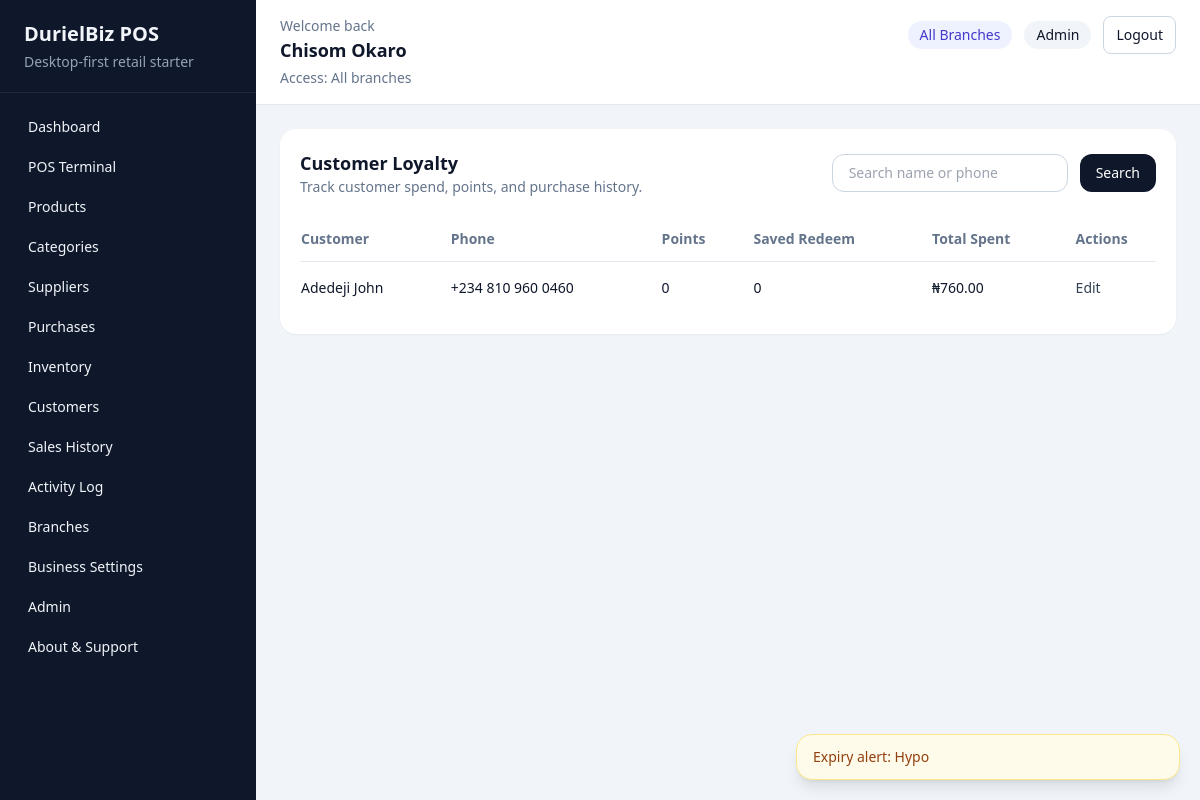
The app's page /sales/customers/ (signed in) with its own data.
### accounts/models.py (models this page shows, shortened)
class User(AbstractUser):
    class Role(models.TextChoices):
        ADMIN = "admin", "Admin"
        MANAGER = "manager", "Manager"
        CASHIER = "cashier", "Cashier"
        INVENTORY = "inventory", "Inventory Officer"
    role = models.CharField(max_length=20, choices=Role.choices, default=Role.CASHIER)
    phone_number = models.CharField(max_length=20, blank=True)
    branch = models.ForeignKey(
        "reports.Branch",
        on_delete=models.SET_NULL,
        related_name="users",
        null=True,
        blank=True,
    )

### sales/models.py (models this page shows, shortened)
class Customer(models.Model):
    name = models.CharField(max_length=255)
    phone = models.CharField(max_length=20, unique=True)
    email = models.EmailField(blank=True)
    loyalty_points = models.PositiveIntegerField(default=0)
    preferred_redeem_points = models.PositiveIntegerField(default=0)
    total_spent = models.DecimalField(max_digits=12, decimal_places=2, default=Decimal("0.00"))
    created_at = models.DateTimeField(auto_now_add=True)
    updated_at = models.DateTimeField(auto_now=True)
    class Meta:
        ordering = ["name"]

### sales/views.py (the view)
# urls.py: path("customers/", customer_list, name="customer-list"),
@login_required
@role_required(User.Role.ADMIN)
def customer_list(request):
    search = request.GET.get("q", "").strip()
    customers = Customer.objects.order_by("-updated_at")
    if search:
        customers = customers.filter(Q(name__icontains=search) | Q(phone__icontains=search))
    return render(
        request,
        "sales/customer_list.html",
        {"customers": paginate_queryset(request, customers, per_page=15), "search": search},
    )

### accounts/permissions.py (called while the page is built)
def role_required(*allowed_roles):
    def decorator(view_func):
        @wraps(view_func)
        def _wrapped_view(request, *args, **kwargs):
            if not request.user.is_authenticated:
                return redirect("accounts:login")
            if request.user.role not in allowed_roles:
                messages.error(request, "You do not have permission to access that page.")
                return redirect(get_role_home_url(request.user))
            if request.user.role != User.Role.ADMIN and not getattr(request.user, "branch_id", None):
                messages.error(request, "Your account is not assigned to a branch.")
                return redirect("accounts:logout")
            return view_func(request, *args, **kwargs)
        return _wrapped_view
    return decorator

### pos_system/pagination.py (called while the page is built)
def paginate_queryset(request, queryset, *, per_page=10, page_param="page"):
    paginator = Paginator(queryset, per_page)
    page_number = request.GET.get(page_param, 1)
    try:
        page_obj = paginator.page(page_number)
    except PageNotAnInteger:
        page_obj = paginator.page(1)
    except EmptyPage:
        page_obj = paginator.page(paginator.num_pages)
    return page_obj

### reports/context_processors.py (called while the page is built)
def business_settings(request):
    return {"business_settings": BusinessSettings.get_solo()}

### reports/models.py (called while the page is built)
    @classmethod
    def get_solo(cls):
        settings, _ = cls.objects.get_or_create(pk=1)
        return settings

### templates/sales/customer_list.html (shortened to what this page needs)
{% extends "base.html" %}
{% block content %}
    <section class="rounded-2xl bg-white p-5 shadow-sm">
        <div class="flex flex-col gap-4 lg:flex-row lg:items-center lg:justify-between">
            <div>
                <h3 class="text-lg font-semibold">Customer Loyalty</h3>
                <p class="text-sm text-slate-500">Track customer spend, points, and purchase history.</p>
            </div>
            <form method="get" class="flex gap-3">
                <input type="search" name="q" value="{{ search }}" placeholder="Search name or phone" class="rounded-xl border border-slate-300 px-4 py-2 text-sm">
                <button class="rounded-xl bg-slate-900 px-4 py-2 text-sm text-white">Search</button>
            </form>
        </div>
        <div class="mt-5 overflow-x-auto">
            <table class="min-w-full divide-y divide-slate-200 text-sm">
                <thead>
                    <tr class="text-left text-slate-500">
                        <th class="py-3 pr-4">Customer</th>
                        <th class="py-3 pr-4">Phone</th>
                        <th class="py-3 pr-4">Points</th>
                        <th class="py-3 pr-4">Saved Redeem</th>
                        <th class="py-3 pr-4">Total Spent</th>
                        <th class="py-3">Actions</th>
                    </tr>
                </thead>
                <tbody class="divide-y divide-slate-100">
                    {% for customer in customers %}
                        <tr>
                            <td class="py-4 pr-4"><a href="{% url 'sales:customer-detail' customer.pk %}" class="font-medium hover:underline">{{ customer.name }}</a></td>
                            <td class="py-4 pr-4">{{ customer.phone }}</td>
                            <td class="py-4 pr-4">{{ customer.loyalty_points }}</td>
                            <td class="py-4 pr-4">{{ customer.preferred_redeem_points }}</td>
                            <td class="py-4 pr-4">₦{{ customer.total_spent }}</td>
                            <td class="py-4"><a href="{% url 'sales:customer-update' customer.pk %}" class="text-slate-700 hover:underline">Edit</a></td>
                        </tr>
                    {% empty %}
                        <tr><td colspan="6" class="py-10 text-center text-slate-500">No customers found.</td></tr>
                    {% endfor %}
                </tbody>
            </table>
        </div>
    </section>
{% endblock %}

### templates/base.html (shortened to what this page needs)
<!DOCTYPE html>
<html lang="en">
<head>
    <script src="https://cdn.tailwindcss.com"></script>
</head>
<body class="min-h-screen bg-slate-100 text-slate-900">
    <div class="flex min-h-screen">
        <aside class="hidden w-64 bg-slate-900 text-slate-100 lg:block">
            <div class="border-b border-slate-800 px-6 py-5">
                <h1 class="text-xl font-semibold">DurielBiz POS</h1>
                <p class="mt-1 text-sm text-slate-400">Desktop-first retail starter</p>
            </div>
            <nav class="space-y-1 px-4 py-4 text-sm">
                {% if request.user.role == 'admin' or request.user.role == 'cashier' or request.user.role == 'manager' %}
                    <a href="{% url 'reports:dashboard' %}" class="block rounded-lg px-3 py-2 hover:bg-slate-800">Dashboard</a>
                {% endif %}
                {% if request.user.role == 'admin' or request.user.role == 'cashier' %}
                    <a href="{% url 'sales:pos' %}" class="block rounded-lg px-3 py-2 hover:bg-slate-800">POS Terminal</a>
                {% endif %}
                {% if request.user.role == 'admin' or request.user.role == 'inventory' %}
                    <a href="{% url 'products:list' %}" class="block rounded-lg px-3 py-2 hover:bg-slate-800">Products</a>
                    <a href="{% url 'products:category-list' %}" class="block rounded-lg px-3 py-2 hover:bg-slate-800">Categories</a>
                    <a href="{% url 'suppliers:list' %}" class="block rounded-lg px-3 py-2 hover:bg-slate-800">Suppliers</a>
                    <a href="{% url 'purchases:list' %}" class="block rounded-lg px-3 py-2 hover:bg-slate-800">Purchases</a>
                    <a href="{% url 'inventory:overview' %}" class="block rounded-lg px-3 py-2 hover:bg-slate-800">Inventory</a>
                {% endif %}
                {% if request.user.role == 'admin' %}
                    <a href="{% url 'sales:customer-list' %}" class="block rounded-lg px-3 py-2 hover:bg-slate-800">Customers</a>
                    <a href="{% url 'sales:history' %}" class="block rounded-lg px-3 py-2 hover:bg-slate-800">Sales History</a>
                    <a href="{% url 'accounts:activity-log' %}" class="block rounded-lg px-3 py-2 hover:bg-slate-800">Activity Log</a>
                    <a href="{% url 'reports:branch-list' %}" class="block rounded-lg px-3 py-2 hover:bg-slate-800">Branches</a>
                    <a href="{% url 'reports:business-settings' %}" class="block rounded-lg px-3 py-2 hover:bg-slate-800">Business Settings</a>
                    <a href="{% url 'accounts:admin-center' %}" class="block rounded-lg px-3 py-2 hover:bg-slate-800">Admin</a>
                {% endif %}
                <a href="{% url 'accounts:about-support' %}" class="block rounded-lg px-3 py-2 hover:bg-slate-800">About & Support</a>
            </nav>
        </aside>
        <main class="flex-1">
            <header class="border-b border-slate-200 bg-white">
                <div class="flex flex-wrap items-start justify-between gap-4 px-4 py-4 sm:px-6">
                    <div class="flex items-start gap-3">
                        <div>
                        <p class="text-sm text-slate-500">Welcome back</p>
                        <h2 class="text-lg font-semibold">{{ request.user.get_full_name|default:request.user.username }}</h2>
                        <p class="mt-1 text-sm text-slate-500">
                            {% if request.user.role == 'admin' %}
                                Access: All branches
                            {% elif request.user.branch %}
                                Branch: {{ request.user.branch.name }}
                            {% else %}
                                Branch: Not assigned
                            {% endif %}
                        </p>
                    </div>
                    </div>
                    <div class="flex flex-wrap items-center justify-end gap-3 text-sm">
                        {% if request.user.role == 'admin' %}
                            <span class="rounded-full bg-indigo-50 px-3 py-1 text-indigo-700">All Branches</span>
                        {% elif request.user.branch %}
                            <span class="rounded-full bg-emerald-50 px-3 py-1 text-emerald-700">{{ request.user.branch.name }}</span>
                        {% endif %}
                        <span class="rounded-full bg-slate-100 px-3 py-1">{{ request.user.get_role_display|default:"User" }}</span>
                        <form method="post" action="{% url 'accounts:logout' %}">
                            <button class="rounded-lg border border-slate-300 px-3 py-2 hover:bg-slate-50">Logout</button>
                        </form>
                    </div>
                </div>
            </header>
            <div class="px-6 py-6">
                {% block content %}{% endblock %}
            </div>
        </main>
    </div>
    <div id="toastContainer" class="fixed bottom-5 right-5 z-50 flex w-full max-w-sm flex-col gap-3"></div>
</body>
</html>

### records on screen
User: user.get_full_name "Chisom Okaro", user.role "Admin"
Customer: name "Adedeji John", phone "+234 810 960 0460", loyalty_points "0", preferred_redeem_points "0", total_spent "760.00"
